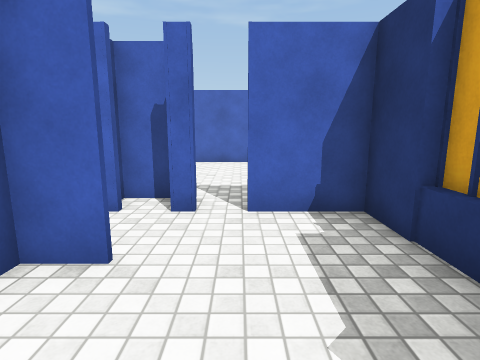
View 1 (above)

24 first-person views from a walk through a scene from a Unity 3-D project. The camera is 1.4 m above the floor, tilts 10° down and sees 80° across. The floor is counted in squares, 1 m on a side. Each view is taken from the middle of a square. On the plan, view 1 faces up. The plan holds only what a view shows up to about 14 squares ahead; the rest is blank. Surface patterns are stand-ins for the level's own textures.

View 2
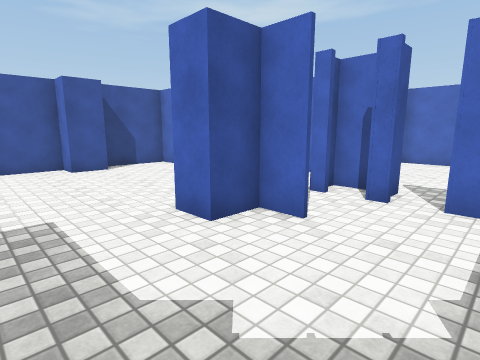

View 3
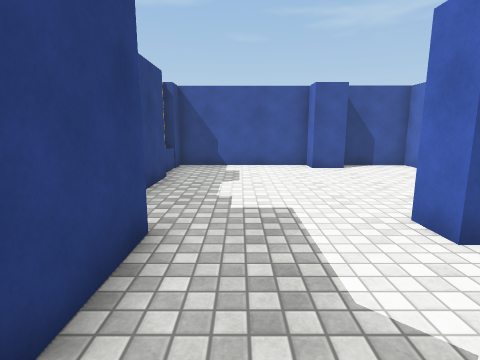

View 4
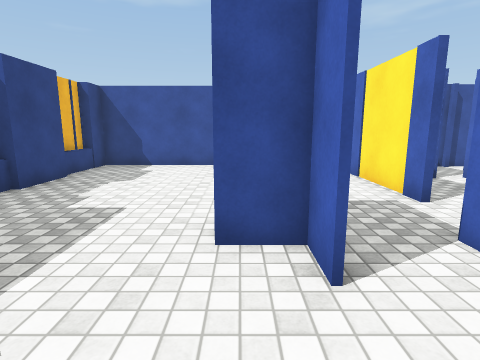

View 5
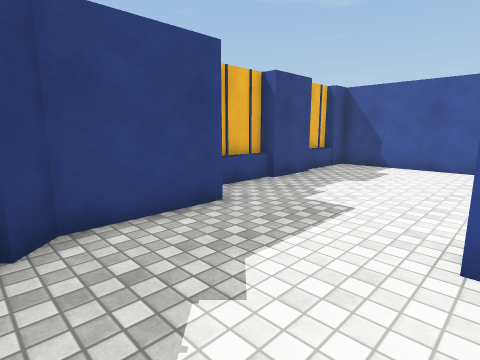

View 6
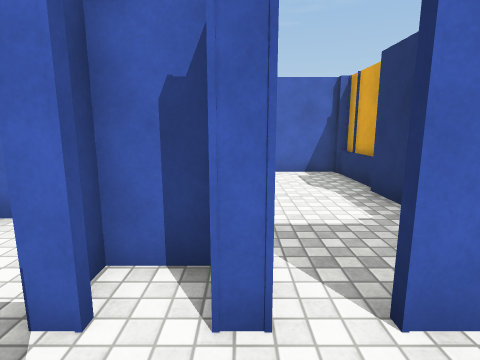

View 7
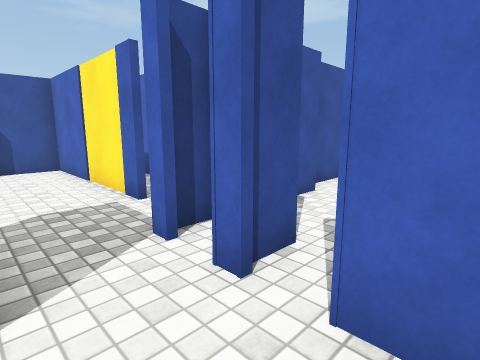

View 8
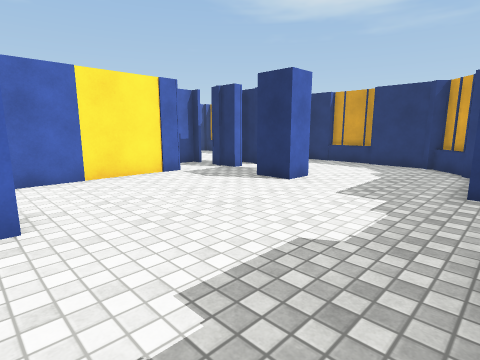

View 9
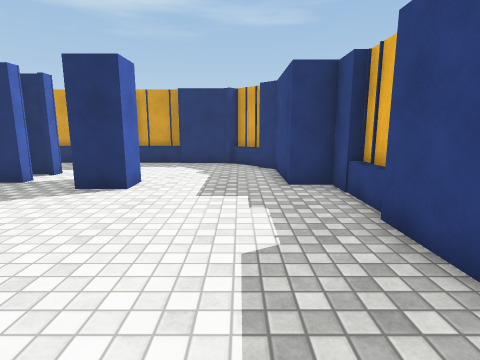

View 10
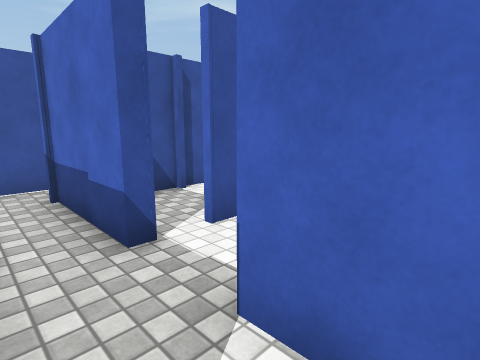

View 11
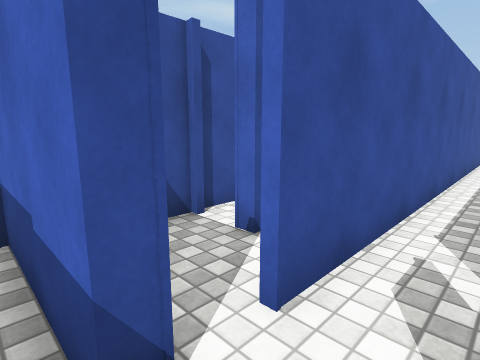

View 12
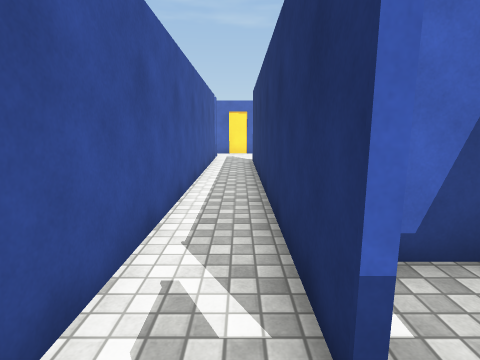

View 13
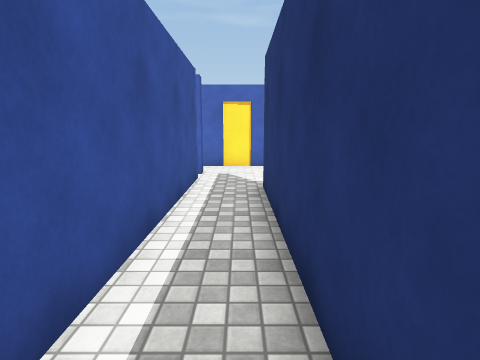

View 14
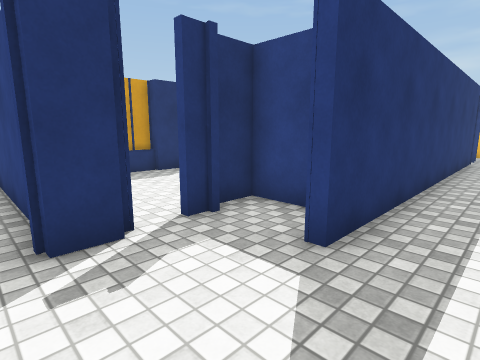

View 15
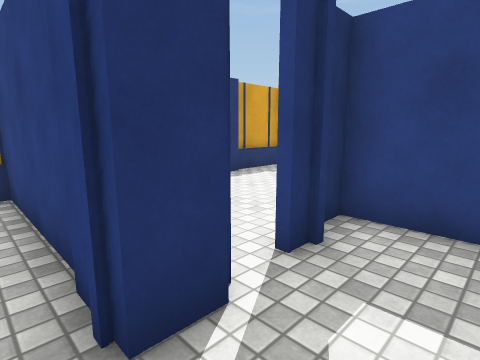

View 16
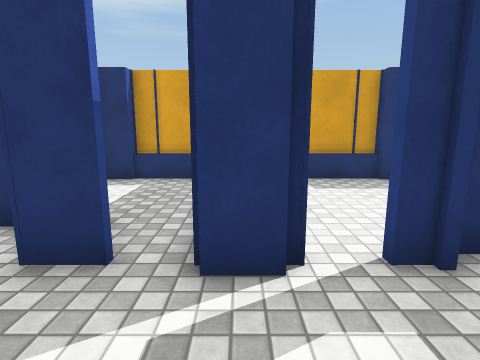

View 17
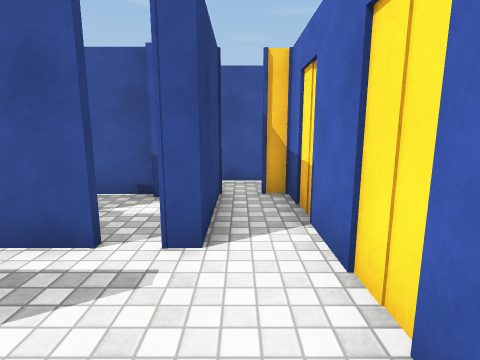

View 18
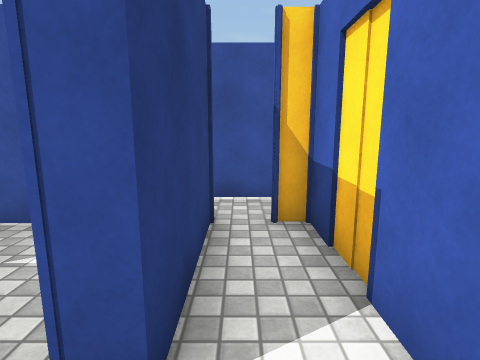

View 19
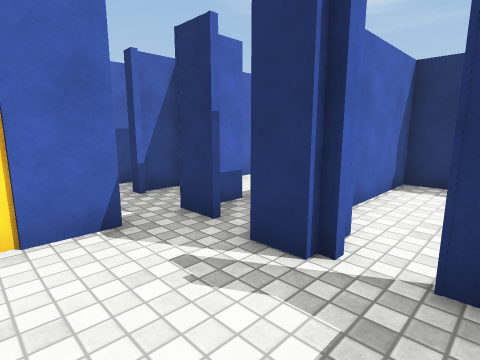

View 20
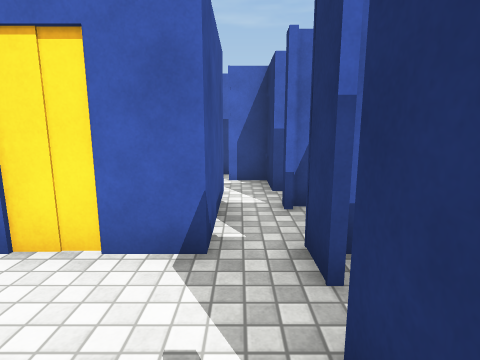

View 21
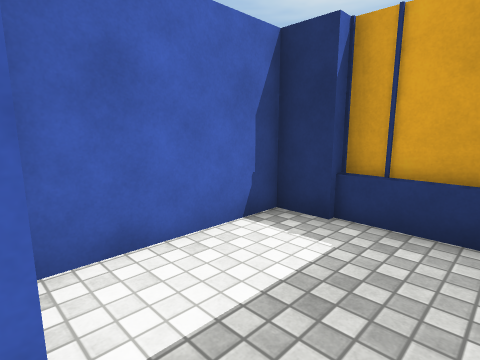

View 22
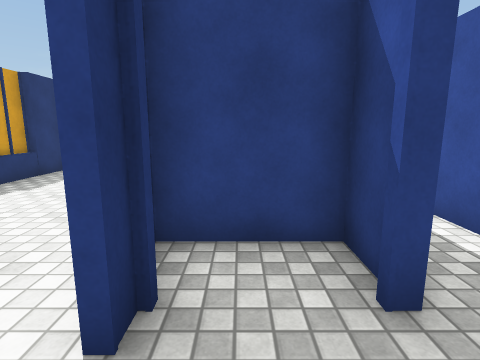

View 23
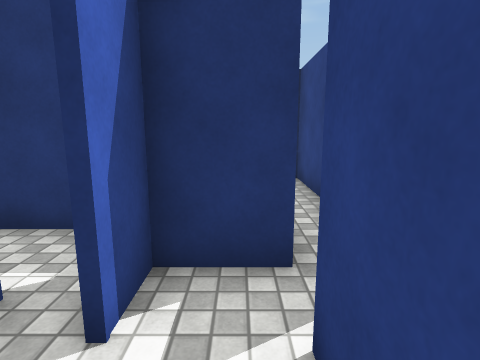

View 24
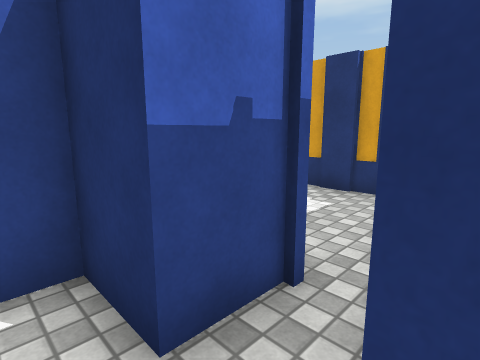

### Floor plan
Points are (right, up) in squares from view 1. A wall is a line through its corners. A room is listed if a view was taken in it or the views show most of it. See-through windows are left out.
Room 1 (views 1, 2, 3, 4, 5, 6, 7, 8, 9)
walls: (-1.4, 2.8) (-2.3, 2.8) (-2.3, 1.7) (-3.2, 1.7) (-3.2, 3); (-5.8, -3.4) (-2.8, -3.4) (-2.8, -2.3) (0.1, -2.3) (0.7, -1.7); (-4.4, 5.5) (-10.4, 5.5) (-10.4, 3.1); (-2, 4.8) (-2.5, 4.8) (-2.5, 6.1); (-9.5, 2.9) (-9.5, 1.7) (-10.4, 1.7) (-10.4, -3.2) (-9.5, -3.2) (-9.5, -3.7) (-8.2, -3.7); (-7.6, -3.2) (-5.6, -3.2) (-5.6, -3.7) (-3.6, -3.7); (-0.9, 4.8) (-1, 4.8); (-1, 5.8) (-2.3, 5.8); (1.2, -1.8) (2.2, -0.9) (1.8, -0.5); (-2.5, 7.4) (-3.5, 7.4); (2, -0.7) (2, 1.6); (2.2, 1.5) (2.2, 4.8) (0.1, 4.8); (2.5, 1.5) (2.5, 3.5)
low walls: (-9.6, -3.4) (-7.9, -3.4); (1, -1.7) (2, -0.7)
ways out: opening at (-4, 6) to room 2; gap at (0, 5) to room 8
Room 2 (view 10)
walls: (-3.5, 7.4) (-4.4, 7.4); (-2.5, 6.9) (-2.5, 7.4)
ways out: opening at (-4, 6) to room 1; opening at (-5, 7) to room 3
Room 3 (views 11, 12, 13, 15, 16, 17, 18, 19, 20, 22)
walls: (-5.3, 20.5) (-5.3, 19.6) (-2.9, 19.6) (-2.9, 20.6); (-3.2, 20.8) (-3.2, 21.5); (-7.2, 22.4) (-7.2, 8.6); (-3.4, 22.5) (-3.4, 23.5); (-7.2, 23.5) (-7.2, 23); (-5.4, 9.1) (-5.4, 21); (-4.4, 25.1) (-6.6, 25.1); (-7.2, 7.7) (-7.2, 7.4) (-10.5, 7.4); (-4.4, 7.4) (-5.4, 7.4) (-5.4, 8.2)
ways out: opening at (-5, 7) to room 2; opening at (-7, 24) to room 4; opening at (-2.5, 24) to room 5; opening at (-4, 25) to room 6; opening at (-3, 22) to room 7
Room 4 (view 14)
walls: (-10.4, 23.5) (-7.2, 23.5); (-11.9, 24.8) (-11.9, 23.4); (-6.6, 25.1) (-10.2, 25.1)
ways out: opening at (-7, 24) to room 3; gap at (-12, 25)
Room 5 (view 21)
walls: (-1.8, 25.1) (-2.9, 25.1); (-2, 23.3) (2.5, 23.3); (2.5, 24.2) (2.5, 26.1); (2.2, 23.1) (2.2, 27.1) (-1.6, 27.1); (-3.4, 23.5) (-3, 23.5)
ways out: opening at (-2.5, 24) to room 3
Room 6 (views 23, 24)
walls: (-3.2, 28.5) (-3.2, 29.9) (-4.4, 29.9); (-5.6, 28.5) (-4.4, 28.5) (-4.4, 25.1); (-2, 27.1) (-3.2, 27.1) (-3.2, 27.4); (-3.2, 24.4) (-3.2, 25.4)
ways out: opening at (-4, 25) to room 3; opening at (-2.5, 28)
Room 7 (no view inside)
walls: (2.2, 18.1) (2.2, 23.1) (-1, 23.1); (2.5, 19) (2.5, 21); (2.5, 14.2) (2.5, 16.6); (2.2, 13) (2.2, 17.5)
ways out: opening at (-3, 22) to room 3
Room 8 (no view inside)
walls: (-2.3, 9) (-2.3, 8.1); (2.2, 8.1) (2.2, 12.5) (-2.8, 12.5); (2.5, 10.4) (2.5, 12.5); (-0.9, 6) (-0.9, 4.8); (-2.8, 11) (-2.8, 9.6); (2.5, 6.2) (2.5, 6.9)
low walls: (2.2, 6.1) (2.2, 6.8)
ways out: gap at (0, 5) to room 1

Where each view was taken, in squares from view 1:
view 1: 0 up, 0 right, facing up
view 2: 1 down, 1 right, facing up-left
view 3: 1 down, 1 right, facing left
view 4: 2 up, 1 right, facing left
view 5: 2 up, 1 right, facing down-left
view 6: 3 up, 1 left, facing up
view 7: 3 up, 1 right, facing up-left
view 8: 3 down, 10 left, facing up-right
view 9: 1 down, 10 left, facing right
view 10: 6 up, 4 left, facing up-left
view 11: 7 up, 6 left, facing up-left
view 12: 8 up, 6 left, facing up
view 13: 14 up, 6 left, facing up
view 14: 24 up, 7 left, facing down-right
view 15: 24 up, 5 left, facing down-right
view 16: 23 up, 6 left, facing right
view 17: 24 up, 4 left, facing left
view 18: 24 up, 6 left, facing left
view 19: 21 up, 6 left, facing up-right
view 20: 22 up, 4 left, facing up
view 21: 24 up, 2 left, facing up-right
view 22: 23 up, 4 left, facing down
view 23: 29 up, 6 left, facing right
view 24: 27 up, 4 left, facing up-right
